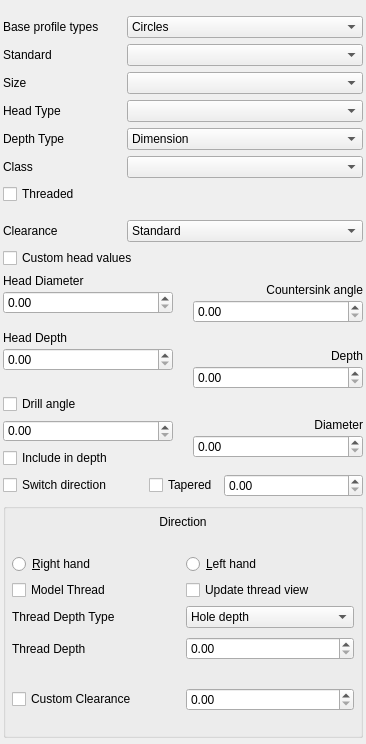
<?xml version="1.0" encoding="UTF-8"?>
<ui version="4.0">
 <class>TaskHoleParameters</class>
 <widget class="QWidget" name="TaskHoleParameters">
  <property name="geometry">
   <rect>
    <x>0</x>
    <y>0</y>
    <width>366</width>
    <height>744</height>
   </rect>
  </property>
  <property name="sizePolicy">
   <sizepolicy hsizetype="Minimum" vsizetype="Minimum">
    <horstretch>0</horstretch>
    <verstretch>0</verstretch>
   </sizepolicy>
  </property>
  <property name="windowTitle">
   <string>Task Hole Parameters</string>
  </property>
  <layout class="QVBoxLayout" name="verticalLayout_2">
   <property name="leftMargin">
    <number>3</number>
   </property>
   <property name="topMargin">
    <number>6</number>
   </property>
   <property name="rightMargin">
    <number>3</number>
   </property>
   <property name="bottomMargin">
    <number>6</number>
   </property>
   <item>
    <layout class="QGridLayout" name="headLayout" columnstretch="2,4">
     <property name="topMargin">
      <number>10</number>
     </property>
     <item row="0" column="0">
      <widget class="Gui::ElideLabel" name="labelProfileType">
       <property name="text">
        <string>Base profile types</string>
       </property>
      </widget>
     </item>
     <item row="0" column="1">
      <widget class="QComboBox" name="BaseProfileType">
       <item>
        <property name="text">
         <string>Circles</string>
        </property>
       </item>
       <item>
        <property name="text">
         <string>Points</string>
        </property>
       </item>
       <item>
        <property name="text">
         <string>Circles or points</string>
        </property>
       </item>
      </widget>
     </item>
     <item row="1" column="0">
      <widget class="Gui::ElideLabel" name="labelThreadType">
       <property name="sizePolicy">
        <sizepolicy hsizetype="Ignored" vsizetype="Preferred">
         <horstretch>0</horstretch>
         <verstretch>0</verstretch>
        </sizepolicy>
       </property>
       <property name="text">
        <string>Standard</string>
       </property>
      </widget>
     </item>
     <item row="1" column="1">
      <widget class="QComboBox" name="ThreadType">
       <property name="sizePolicy">
        <sizepolicy hsizetype="Ignored" vsizetype="Fixed">
         <horstretch>0</horstretch>
         <verstretch>0</verstretch>
        </sizepolicy>
       </property>
      </widget>
     </item>
     <item row="2" column="0">
      <widget class="Gui::ElideLabel" name="labelSize">
       <property name="sizePolicy">
        <sizepolicy hsizetype="Ignored" vsizetype="Preferred">
         <horstretch>0</horstretch>
         <verstretch>0</verstretch>
        </sizepolicy>
       </property>
       <property name="text">
        <string>Size</string>
       </property>
      </widget>
     </item>
     <item row="2" column="1">
      <widget class="QComboBox" name="ThreadSize">
       <property name="sizePolicy">
        <sizepolicy hsizetype="Ignored" vsizetype="Fixed">
         <horstretch>0</horstretch>
         <verstretch>0</verstretch>
        </sizepolicy>
       </property>
      </widget>
     </item>
     <item row="3" column="0">
      <widget class="Gui::ElideLabel" name="labelHeadType">
       <property name="sizePolicy">
        <sizepolicy hsizetype="Ignored" vsizetype="Preferred">
         <horstretch>0</horstretch>
         <verstretch>0</verstretch>
        </sizepolicy>
       </property>
       <property name="layoutDirection">
        <enum>Qt::RightToLeft</enum>
       </property>
       <property name="text">
        <string>Head Type</string>
       </property>
      </widget>
     </item>
     <item row="3" column="1">
      <widget class="QComboBox" name="HoleCutType">
       <property name="sizePolicy">
        <sizepolicy hsizetype="Ignored" vsizetype="Fixed">
         <horstretch>0</horstretch>
         <verstretch>0</verstretch>
        </sizepolicy>
       </property>
       <property name="toolTip">
        <string>Cut type for screw heads</string>
       </property>
      </widget>
     </item>
     <item row="4" column="0">
      <widget class="Gui::ElideLabel" name="labelDepthType">
       <property name="sizePolicy">
        <sizepolicy hsizetype="Ignored" vsizetype="Preferred">
         <horstretch>0</horstretch>
         <verstretch>0</verstretch>
        </sizepolicy>
       </property>
       <property name="layoutDirection">
        <enum>Qt::LeftToRight</enum>
       </property>
       <property name="text">
        <string>Depth Type</string>
       </property>
      </widget>
     </item>
     <item row="4" column="1">
      <widget class="QComboBox" name="DepthType">
       <property name="sizePolicy">
        <sizepolicy hsizetype="Ignored" vsizetype="Fixed">
         <horstretch>0</horstretch>
         <verstretch>0</verstretch>
        </sizepolicy>
       </property>
       <property name="layoutDirection">
        <enum>Qt::LeftToRight</enum>
       </property>
       <item>
        <property name="text">
         <string>Dimension</string>
        </property>
       </item>
       <item>
        <property name="text">
         <string>Through all</string>
        </property>
       </item>
      </widget>
     </item>
     <item row="5" column="0">
      <widget class="Gui::ElideLabel" name="labelThreadClass">
       <property name="sizePolicy">
        <sizepolicy hsizetype="Preferred" vsizetype="Preferred">
         <horstretch>0</horstretch>
         <verstretch>0</verstretch>
        </sizepolicy>
       </property>
       <property name="text">
        <string>Class</string>
       </property>
      </widget>
     </item>
     <item row="5" column="1">
      <widget class="QComboBox" name="ThreadClass">
       <property name="sizePolicy">
        <sizepolicy hsizetype="Ignored" vsizetype="Fixed">
         <horstretch>0</horstretch>
         <verstretch>0</verstretch>
        </sizepolicy>
       </property>
       <property name="toolTip">
        <string>Tolerance class for threaded holes according to hole profile</string>
       </property>
      </widget>
     </item>
    </layout>
   </item>
   <item>
    <widget class="QCheckBox" name="Threaded">
     <property name="sizePolicy">
      <sizepolicy hsizetype="Expanding" vsizetype="Fixed">
       <horstretch>0</horstretch>
       <verstretch>0</verstretch>
      </sizepolicy>
     </property>
     <property name="toolTip">
      <string>Whether the hole gets a thread</string>
     </property>
     <property name="text">
      <string>Threaded</string>
     </property>
    </widget>
   </item>
   <item>
    <layout class="QGridLayout" name="threadFitLayout" columnstretch="2,4">
     <property name="topMargin">
      <number>10</number>
     </property>
     <item row="0" column="0">
      <widget class="Gui::ElideLabel" name="labelThreadClearance">
       <property name="sizePolicy">
        <sizepolicy hsizetype="Preferred" vsizetype="Minimum">
         <horstretch>0</horstretch>
         <verstretch>0</verstretch>
        </sizepolicy>
       </property>
       <property name="text">
        <string>Clearance</string>
       </property>
      </widget>
     </item>
     <item row="0" column="1">
      <widget class="QComboBox" name="ThreadFit">
       <property name="sizePolicy">
        <sizepolicy hsizetype="Preferred" vsizetype="Fixed">
         <horstretch>0</horstretch>
         <verstretch>0</verstretch>
        </sizepolicy>
       </property>
       <property name="toolTip">
        <string>Hole clearance
Only available for holes without thread</string>
       </property>
       <item>
        <property name="text">
         <string>Standard</string>
        </property>
       </item>
       <item>
        <property name="text">
         <string>Close</string>
        </property>
       </item>
       <item>
        <property name="text">
         <string>Wide</string>
        </property>
       </item>
      </widget>
     </item>
    </layout>
   </item>
   <item>
    <widget class="Gui::ElideCheckBox" name="HoleCutCustomValues">
     <property name="sizePolicy">
      <sizepolicy hsizetype="Expanding" vsizetype="Fixed">
       <horstretch>0</horstretch>
       <verstretch>0</verstretch>
      </sizepolicy>
     </property>
     <property name="toolTip">
      <string>Check to override the values predefined by the 'Type'</string>
     </property>
     <property name="layoutDirection">
      <enum>Qt::LeftToRight</enum>
     </property>
     <property name="text">
      <string>Custom head values</string>
     </property>
    </widget>
   </item>
   <item>
    <layout class="QVBoxLayout" name="verticalLayout_8">
     <property name="topMargin">
      <number>0</number>
     </property>
     <property name="bottomMargin">
      <number>0</number>
     </property>
     <item>
      <layout class="QHBoxLayout" name="horizontalLayout">
       <property name="spacing">
        <number>0</number>
       </property>
       <property name="topMargin">
        <number>0</number>
       </property>
       <item>
        <layout class="QVBoxLayout" name="verticalLayout_4">
         <property name="spacing">
          <number>14</number>
         </property>
         <property name="topMargin">
          <number>0</number>
         </property>
         <property name="bottomMargin">
          <number>0</number>
         </property>
         <item>
          <layout class="QVBoxLayout" name="verticalLayout_13">
           <property name="spacing">
            <number>3</number>
           </property>
           <property name="bottomMargin">
            <number>3</number>
           </property>
           <item>
            <widget class="Gui::ElideLabel" name="labelHoleCutDiameter">
             <property name="sizePolicy">
              <sizepolicy hsizetype="Ignored" vsizetype="Fixed">
               <horstretch>0</horstretch>
               <verstretch>0</verstretch>
              </sizepolicy>
             </property>
             <property name="text">
              <string>Head Diameter</string>
             </property>
            </widget>
           </item>
           <item>
            <widget class="Gui::PrefQuantitySpinBox" name="HoleCutDiameter">
             <property name="sizePolicy">
              <sizepolicy hsizetype="Minimum" vsizetype="Fixed">
               <horstretch>0</horstretch>
               <verstretch>0</verstretch>
              </sizepolicy>
             </property>
             <property name="contextMenuPolicy">
              <enum>Qt::NoContextMenu</enum>
             </property>
             <property name="keyboardTracking">
              <bool>false</bool>
             </property>
             <property name="minimum">
              <double>0.000000000000000</double>
             </property>
             <property name="singleStep">
              <double>0.100000000000000</double>
             </property>
             <property name="unit" stdset="0">
              <string notr="true">mm</string>
             </property>
            </widget>
           </item>
          </layout>
         </item>
         <item>
          <layout class="QVBoxLayout" name="verticalLayout_12">
           <property name="spacing">
            <number>3</number>
           </property>
           <property name="bottomMargin">
            <number>3</number>
           </property>
           <item>
            <widget class="Gui::ElideLabel" name="labelHoleCutDepth">
             <property name="sizePolicy">
              <sizepolicy hsizetype="Ignored" vsizetype="Fixed">
               <horstretch>0</horstretch>
               <verstretch>0</verstretch>
              </sizepolicy>
             </property>
             <property name="text">
              <string>Head Depth</string>
             </property>
            </widget>
           </item>
           <item>
            <widget class="Gui::PrefQuantitySpinBox" name="HoleCutDepth">
             <property name="sizePolicy">
              <sizepolicy hsizetype="Minimum" vsizetype="Fixed">
               <horstretch>0</horstretch>
               <verstretch>0</verstretch>
              </sizepolicy>
             </property>
             <property name="toolTip">
              <string>For countersinks this is the depth of
the screw's top below the surface</string>
             </property>
             <property name="keyboardTracking">
              <bool>false</bool>
             </property>
             <property name="minimum">
              <double>0.000000000000000</double>
             </property>
             <property name="singleStep">
              <double>0.100000000000000</double>
             </property>
             <property name="unit" stdset="0">
              <string notr="true">mm</string>
             </property>
            </widget>
           </item>
          </layout>
         </item>
         <item>
          <widget class="QFrame" name="DrillFrame">
           <property name="enabled">
            <bool>true</bool>
           </property>
           <property name="sizePolicy">
            <sizepolicy hsizetype="Minimum" vsizetype="Minimum">
             <horstretch>0</horstretch>
             <verstretch>0</verstretch>
            </sizepolicy>
           </property>
           <property name="styleSheet">
            <string notr="true">QFrame {background-color: none; border-width: 0px;}</string>
           </property>
           <property name="lineWidth">
            <number>0</number>
           </property>
           <layout class="QVBoxLayout" name="verticalLayout_5">
            <property name="spacing">
             <number>6</number>
            </property>
            <property name="leftMargin">
             <number>0</number>
            </property>
            <property name="topMargin">
             <number>6</number>
            </property>
            <property name="rightMargin">
             <number>0</number>
            </property>
            <property name="bottomMargin">
             <number>0</number>
            </property>
            <item>
             <widget class="Gui::ElideCheckBox" name="DrillPointAngled">
              <property name="sizePolicy">
               <sizepolicy hsizetype="Ignored" vsizetype="Fixed">
                <horstretch>0</horstretch>
                <verstretch>0</verstretch>
               </sizepolicy>
              </property>
              <property name="text">
               <string extracomment="Translate it as short as possible">Drill angle</string>
              </property>
             </widget>
            </item>
            <item>
             <widget class="Gui::PrefQuantitySpinBox" name="DrillPointAngle">
              <property name="sizePolicy">
               <sizepolicy hsizetype="Minimum" vsizetype="Fixed">
                <horstretch>0</horstretch>
                <verstretch>0</verstretch>
               </sizepolicy>
              </property>
              <property name="keyboardTracking">
               <bool>false</bool>
              </property>
              <property name="minimum">
               <double>0.000000000000000</double>
              </property>
              <property name="unit" stdset="0">
               <string notr="true">deg</string>
              </property>
             </widget>
            </item>
            <item>
             <widget class="Gui::ElideCheckBox" name="DrillForDepth">
              <property name="sizePolicy">
               <sizepolicy hsizetype="Ignored" vsizetype="Fixed">
                <horstretch>0</horstretch>
                <verstretch>0</verstretch>
               </sizepolicy>
              </property>
              <property name="toolTip">
               <string>The size of the drill point will be taken into
account for the depth of blind holes</string>
              </property>
              <property name="text">
               <string extracomment="Translate it as short as possible">Include in depth</string>
              </property>
             </widget>
            </item>
           </layout>
          </widget>
         </item>
        </layout>
       </item>
       <item>
        <widget class="Gui::FontScaledSVG" name="cutDiagram" native="true">
         <property name="sizePolicy">
          <sizepolicy hsizetype="Fixed" vsizetype="Fixed">
           <horstretch>0</horstretch>
           <verstretch>0</verstretch>
          </sizepolicy>
         </property>
         <property name="minimumSize">
          <size>
           <width>20</width>
           <height>40</height>
          </size>
         </property>
         <property name="baseSize">
          <size>
           <width>0</width>
           <height>0</height>
          </size>
         </property>
        </widget>
       </item>
       <item>
        <layout class="QVBoxLayout" name="verticalLayout_6">
         <property name="spacing">
          <number>14</number>
         </property>
         <property name="topMargin">
          <number>0</number>
         </property>
         <property name="bottomMargin">
          <number>0</number>
         </property>
         <item>
          <layout class="QVBoxLayout" name="verticalLayout_9">
           <property name="spacing">
            <number>3</number>
           </property>
           <property name="bottomMargin">
            <number>3</number>
           </property>
           <item>
            <widget class="Gui::ElideLabel" name="labelHoleCutCountersinkAngle">
             <property name="sizePolicy">
              <sizepolicy hsizetype="Ignored" vsizetype="Fixed">
               <horstretch>0</horstretch>
               <verstretch>0</verstretch>
              </sizepolicy>
             </property>
             <property name="text">
              <string>Countersink angle</string>
             </property>
             <property name="alignment">
              <set>Qt::AlignRight|Qt::AlignTrailing|Qt::AlignVCenter</set>
             </property>
            </widget>
           </item>
           <item>
            <widget class="Gui::PrefQuantitySpinBox" name="HoleCutCountersinkAngle">
             <property name="sizePolicy">
              <sizepolicy hsizetype="Minimum" vsizetype="Fixed">
               <horstretch>0</horstretch>
               <verstretch>0</verstretch>
              </sizepolicy>
             </property>
             <property name="keyboardTracking">
              <bool>false</bool>
             </property>
             <property name="minimum">
              <double>0.000000000000000</double>
             </property>
             <property name="unit" stdset="0">
              <string notr="true">deg</string>
             </property>
            </widget>
           </item>
          </layout>
         </item>
         <item>
          <layout class="QVBoxLayout" name="verticalLayout_10">
           <property name="spacing">
            <number>3</number>
           </property>
           <property name="bottomMargin">
            <number>3</number>
           </property>
           <item>
            <widget class="Gui::ElideLabel" name="labelDepth">
             <property name="sizePolicy">
              <sizepolicy hsizetype="Ignored" vsizetype="Fixed">
               <horstretch>0</horstretch>
               <verstretch>0</verstretch>
              </sizepolicy>
             </property>
             <property name="text">
              <string>Depth</string>
             </property>
             <property name="alignment">
              <set>Qt::AlignRight|Qt::AlignTrailing|Qt::AlignVCenter</set>
             </property>
            </widget>
           </item>
           <item>
            <widget class="Gui::PrefQuantitySpinBox" name="Depth">
             <property name="sizePolicy">
              <sizepolicy hsizetype="Minimum" vsizetype="Fixed">
               <horstretch>0</horstretch>
               <verstretch>0</verstretch>
              </sizepolicy>
             </property>
             <property name="keyboardTracking">
              <bool>false</bool>
             </property>
             <property name="unit" stdset="0">
              <string notr="true">mm</string>
             </property>
            </widget>
           </item>
          </layout>
         </item>
         <item>
          <layout class="QVBoxLayout" name="verticalLayout_11">
           <property name="spacing">
            <number>3</number>
           </property>
           <property name="topMargin">
            <number>3</number>
           </property>
           <property name="bottomMargin">
            <number>0</number>
           </property>
           <item>
            <widget class="Gui::ElideLabel" name="labelDiameter">
             <property name="sizePolicy">
              <sizepolicy hsizetype="Preferred" vsizetype="Fixed">
               <horstretch>0</horstretch>
               <verstretch>0</verstretch>
              </sizepolicy>
             </property>
             <property name="text">
              <string>Diameter</string>
             </property>
             <property name="alignment">
              <set>Qt::AlignRight|Qt::AlignTrailing|Qt::AlignVCenter</set>
             </property>
            </widget>
           </item>
           <item>
            <widget class="Gui::PrefQuantitySpinBox" name="Diameter">
             <property name="sizePolicy">
              <sizepolicy hsizetype="Minimum" vsizetype="Fixed">
               <horstretch>0</horstretch>
               <verstretch>0</verstretch>
              </sizepolicy>
             </property>
             <property name="baseSize">
              <size>
               <width>0</width>
               <height>0</height>
              </size>
             </property>
             <property name="toolTip">
              <string>Hole diameter</string>
             </property>
             <property name="keyboardTracking">
              <bool>false</bool>
             </property>
             <property name="minimum">
              <double>0.000000000000000</double>
             </property>
             <property name="unit" stdset="0">
              <string notr="true">mm</string>
             </property>
            </widget>
           </item>
          </layout>
         </item>
        </layout>
       </item>
      </layout>
     </item>
     <item>
      <layout class="QHBoxLayout" name="horizontalLayout_7">
       <property name="topMargin">
        <number>0</number>
       </property>
       <item>
        <widget class="Gui::ElideCheckBox" name="Reversed">
         <property name="sizePolicy">
          <sizepolicy hsizetype="Expanding" vsizetype="Fixed">
           <horstretch>0</horstretch>
           <verstretch>0</verstretch>
          </sizepolicy>
         </property>
         <property name="toolTip">
          <string>Reverses the hole direction</string>
         </property>
         <property name="text">
          <string>Switch direction</string>
         </property>
        </widget>
       </item>
       <item>
        <widget class="QCheckBox" name="Tapered">
         <property name="sizePolicy">
          <sizepolicy hsizetype="Minimum" vsizetype="Fixed">
           <horstretch>0</horstretch>
           <verstretch>0</verstretch>
          </sizepolicy>
         </property>
         <property name="layoutDirection">
          <enum>Qt::LeftToRight</enum>
         </property>
         <property name="text">
          <string>Tapered</string>
         </property>
        </widget>
       </item>
       <item>
        <widget class="Gui::PrefQuantitySpinBox" name="TaperedAngle">
         <property name="sizePolicy">
          <sizepolicy hsizetype="MinimumExpanding" vsizetype="Fixed">
           <horstretch>0</horstretch>
           <verstretch>0</verstretch>
          </sizepolicy>
         </property>
         <property name="toolTip">
          <string>Taper angle for the hole
90 degree: straight hole
under 90: smaller hole radius at the bottom
over 90: larger hole radius at the bottom</string>
         </property>
         <property name="keyboardTracking">
          <bool>false</bool>
         </property>
         <property name="minimum">
          <double>0.000000000000000</double>
         </property>
         <property name="unit" stdset="0">
          <string notr="true">deg</string>
         </property>
        </widget>
       </item>
      </layout>
     </item>
    </layout>
   </item>
   <item>
    <widget class="QGroupBox" name="ThreadGroupBox">
     <property name="sizePolicy">
      <sizepolicy hsizetype="Preferred" vsizetype="Minimum">
       <horstretch>0</horstretch>
       <verstretch>0</verstretch>
      </sizepolicy>
     </property>
     <property name="autoFillBackground">
      <bool>false</bool>
     </property>
     <property name="styleSheet">
      <string notr="true"/>
     </property>
     <property name="title">
      <string/>
     </property>
     <layout class="QVBoxLayout" name="verticalLayout_3">
      <property name="spacing">
       <number>6</number>
      </property>
      <property name="leftMargin">
       <number>6</number>
      </property>
      <property name="topMargin">
       <number>6</number>
      </property>
      <property name="rightMargin">
       <number>6</number>
      </property>
      <property name="bottomMargin">
       <number>6</number>
      </property>
      <item>
       <layout class="QVBoxLayout" name="verticalLayout">
        <property name="topMargin">
         <number>0</number>
        </property>
        <item>
         <widget class="QLabel" name="labelThreadDirection">
          <property name="sizePolicy">
           <sizepolicy hsizetype="Preferred" vsizetype="Preferred">
            <horstretch>0</horstretch>
            <verstretch>0</verstretch>
           </sizepolicy>
          </property>
          <property name="text">
           <string>Direction</string>
          </property>
          <property name="alignment">
           <set>Qt::AlignHCenter|Qt::AlignTop</set>
          </property>
         </widget>
        </item>
        <item>
         <layout class="QHBoxLayout" name="horizontalLayout_4">
          <property name="topMargin">
           <number>0</number>
          </property>
          <item>
           <widget class="QRadioButton" name="directionRightHand">
            <property name="sizePolicy">
             <sizepolicy hsizetype="Ignored" vsizetype="Fixed">
              <horstretch>0</horstretch>
              <verstretch>0</verstretch>
             </sizepolicy>
            </property>
            <property name="toolTip">
             <string/>
            </property>
            <property name="text">
             <string>&amp;Right hand</string>
            </property>
            <attribute name="buttonGroup">
             <string notr="true">directionButtonGroup</string>
            </attribute>
           </widget>
          </item>
          <item>
           <widget class="QRadioButton" name="directionLeftHand">
            <property name="sizePolicy">
             <sizepolicy hsizetype="Ignored" vsizetype="Fixed">
              <horstretch>0</horstretch>
              <verstretch>0</verstretch>
             </sizepolicy>
            </property>
            <property name="text">
             <string>&amp;Left hand</string>
            </property>
            <attribute name="buttonGroup">
             <string notr="true">directionButtonGroup</string>
            </attribute>
           </widget>
          </item>
         </layout>
        </item>
       </layout>
      </item>
      <item>
       <layout class="QHBoxLayout" name="horizontalLayout_5">
        <property name="leftMargin">
         <number>0</number>
        </property>
        <property name="topMargin">
         <number>0</number>
        </property>
        <item>
         <widget class="Gui::ElideCheckBox" name="ModelThread">
          <property name="sizePolicy">
           <sizepolicy hsizetype="Ignored" vsizetype="Fixed">
            <horstretch>0</horstretch>
            <verstretch>0</verstretch>
           </sizepolicy>
          </property>
          <property name="toolTip">
           <string>Whether the hole gets a modelled thread</string>
          </property>
          <property name="text">
           <string>Model Thread</string>
          </property>
         </widget>
        </item>
        <item>
         <widget class="Gui::ElideCheckBox" name="UpdateView">
          <property name="enabled">
           <bool>true</bool>
          </property>
          <property name="sizePolicy">
           <sizepolicy hsizetype="Ignored" vsizetype="Fixed">
            <horstretch>0</horstretch>
            <verstretch>0</verstretch>
           </sizepolicy>
          </property>
          <property name="toolTip">
           <string>Live update of changes to the thread
Note that the calculation can take some time</string>
          </property>
          <property name="text">
           <string>Update thread view</string>
          </property>
         </widget>
        </item>
       </layout>
      </item>
      <item>
       <widget class="QWidget" name="ThreadDepthWidget" native="true">
        <property name="sizePolicy">
         <sizepolicy hsizetype="Preferred" vsizetype="Minimum">
          <horstretch>0</horstretch>
          <verstretch>0</verstretch>
         </sizepolicy>
        </property>
        <layout class="QVBoxLayout" name="verticalLayout_7">
         <property name="leftMargin">
          <number>0</number>
         </property>
         <property name="topMargin">
          <number>0</number>
         </property>
         <property name="rightMargin">
          <number>0</number>
         </property>
         <property name="bottomMargin">
          <number>0</number>
         </property>
         <item>
          <layout class="QHBoxLayout" name="horizontalLayout_11">
           <property name="spacing">
            <number>6</number>
           </property>
           <property name="topMargin">
            <number>0</number>
           </property>
           <item>
            <widget class="Gui::ElideLabel" name="labelThreadDepthType">
             <property name="sizePolicy">
              <sizepolicy hsizetype="Ignored" vsizetype="Minimum">
               <horstretch>0</horstretch>
               <verstretch>0</verstretch>
              </sizepolicy>
             </property>
             <property name="text">
              <string>Thread Depth Type</string>
             </property>
            </widget>
           </item>
           <item>
            <widget class="QComboBox" name="ThreadDepthType">
             <property name="sizePolicy">
              <sizepolicy hsizetype="Ignored" vsizetype="Fixed">
               <horstretch>0</horstretch>
               <verstretch>0</verstretch>
              </sizepolicy>
             </property>
             <item>
              <property name="text">
               <string>Hole depth</string>
              </property>
             </item>
             <item>
              <property name="text">
               <string>Dimension</string>
              </property>
             </item>
             <item>
              <property name="text">
               <string>Tapped (DIN76)</string>
              </property>
             </item>
            </widget>
           </item>
          </layout>
         </item>
         <item>
          <widget class="QWidget" name="ThreadDepthDimensionWidget" native="true">
           <layout class="QHBoxLayout" name="horizontalLayout_3">
            <property name="leftMargin">
             <number>0</number>
            </property>
            <property name="topMargin">
             <number>0</number>
            </property>
            <property name="rightMargin">
             <number>0</number>
            </property>
            <property name="bottomMargin">
             <number>0</number>
            </property>
            <item>
             <widget class="QLabel" name="labelThreadDepth">
              <property name="text">
               <string>Thread Depth</string>
              </property>
             </widget>
            </item>
            <item>
             <widget class="Gui::PrefQuantitySpinBox" name="ThreadDepth">
              <property name="sizePolicy">
               <sizepolicy hsizetype="Preferred" vsizetype="Fixed">
                <horstretch>0</horstretch>
                <verstretch>0</verstretch>
               </sizepolicy>
              </property>
              <property name="keyboardTracking">
               <bool>false</bool>
              </property>
              <property name="unit" stdset="0">
               <string notr="true">mm</string>
              </property>
             </widget>
            </item>
           </layout>
          </widget>
         </item>
        </layout>
       </widget>
      </item>
      <item>
       <widget class="QWidget" name="CustomClearanceWidget" native="true">
        <layout class="QHBoxLayout" name="horizontalLayout_13">
         <property name="spacing">
          <number>6</number>
         </property>
         <property name="leftMargin">
          <number>0</number>
         </property>
         <property name="topMargin">
          <number>0</number>
         </property>
         <property name="rightMargin">
          <number>0</number>
         </property>
         <property name="bottomMargin">
          <number>0</number>
         </property>
         <item>
          <widget class="Gui::ElideCheckBox" name="UseCustomThreadClearance">
           <property name="sizePolicy">
            <sizepolicy hsizetype="Ignored" vsizetype="Fixed">
             <horstretch>0</horstretch>
             <verstretch>0</verstretch>
            </sizepolicy>
           </property>
           <property name="toolTip">
            <string>Customize thread clearance</string>
           </property>
           <property name="layoutDirection">
            <enum>Qt::LeftToRight</enum>
           </property>
           <property name="text">
            <string>Custom Clearance</string>
           </property>
          </widget>
         </item>
         <item>
          <widget class="Gui::PrefQuantitySpinBox" name="CustomThreadClearance">
           <property name="sizePolicy">
            <sizepolicy hsizetype="Minimum" vsizetype="Fixed">
             <horstretch>0</horstretch>
             <verstretch>0</verstretch>
            </sizepolicy>
           </property>
           <property name="toolTip">
            <string>Custom Thread clearance value</string>
           </property>
           <property name="keyboardTracking">
            <bool>false</bool>
           </property>
           <property name="singleStep">
            <double>0.100000000000000</double>
           </property>
           <property name="unit" stdset="0">
            <string notr="true">mm</string>
           </property>
          </widget>
         </item>
        </layout>
       </widget>
      </item>
     </layout>
    </widget>
   </item>
  </layout>
 </widget>
 <customwidgets>
  <customwidget>
   <class>Gui::QuantitySpinBox</class>
   <extends>QDoubleSpinBox</extends>
   <header>Gui/QuantitySpinBox.h</header>
  </customwidget>
  <customwidget>
   <class>Gui::PrefQuantitySpinBox</class>
   <extends>Gui::QuantitySpinBox</extends>
   <header>Gui/PrefWidgets.h</header>
  </customwidget>
  <customwidget>
   <class>Gui::ElideLabel</class>
   <extends>QLabel</extends>
   <header>Gui/ElideLabel.h</header>
  </customwidget>
  <customwidget>
   <class>Gui::ElideCheckBox</class>
   <extends>QCheckBox</extends>
   <header>Gui/ElideCheckBox.h</header>
  </customwidget>
  <customwidget>
   <class>Gui::FontScaledSVG</class>
   <extends>QWidget</extends>
   <header>Gui/FontScaledSVG.h</header>
   <container>1</container>
  </customwidget>
 </customwidgets>
 <resources>
  <include location="Resources/PartDesign.qrc"/>
 </resources>
 <connections/>
 <buttongroups>
  <buttongroup name="directionButtonGroup"/>
 </buttongroups>
</ui>
